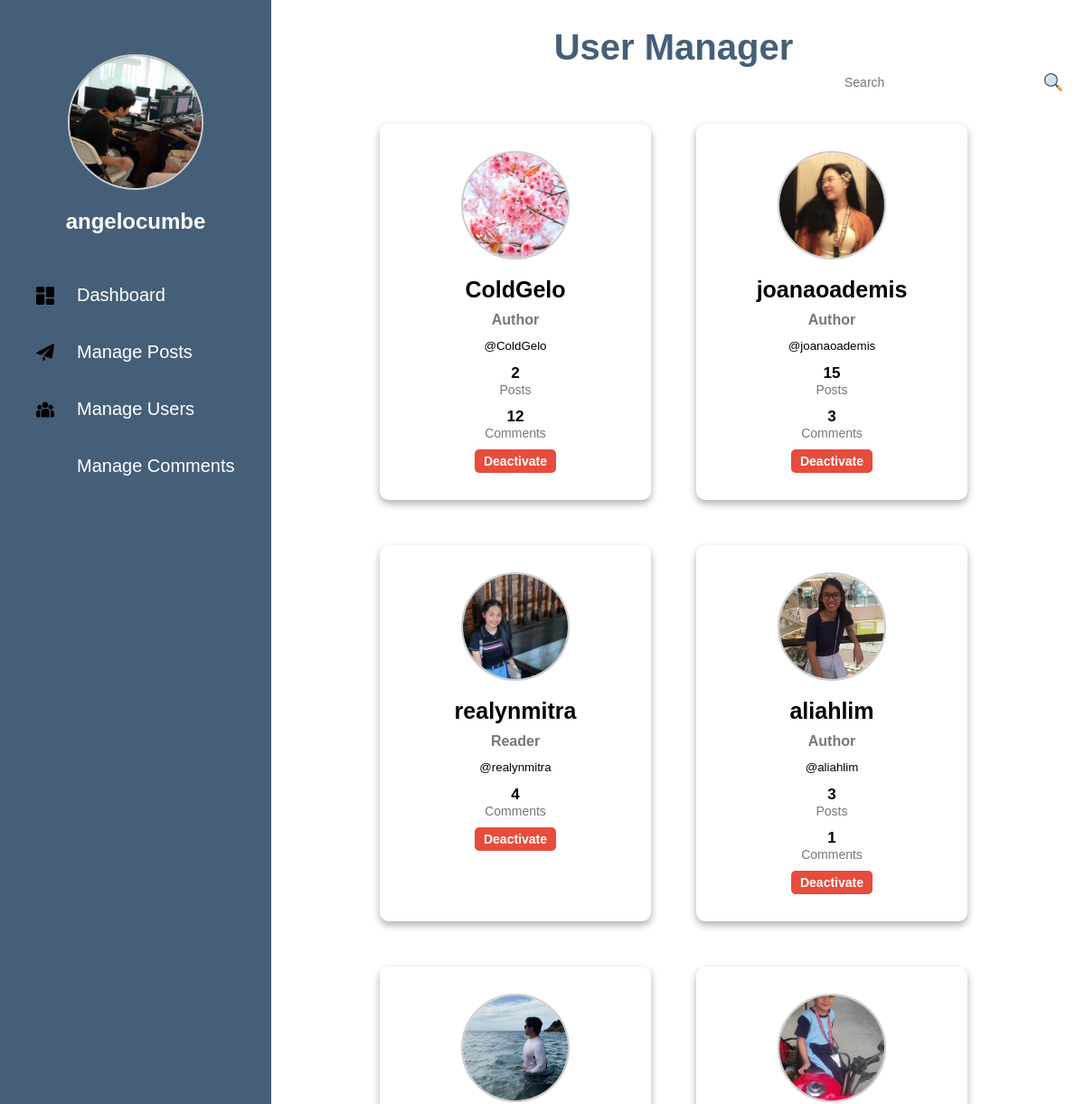
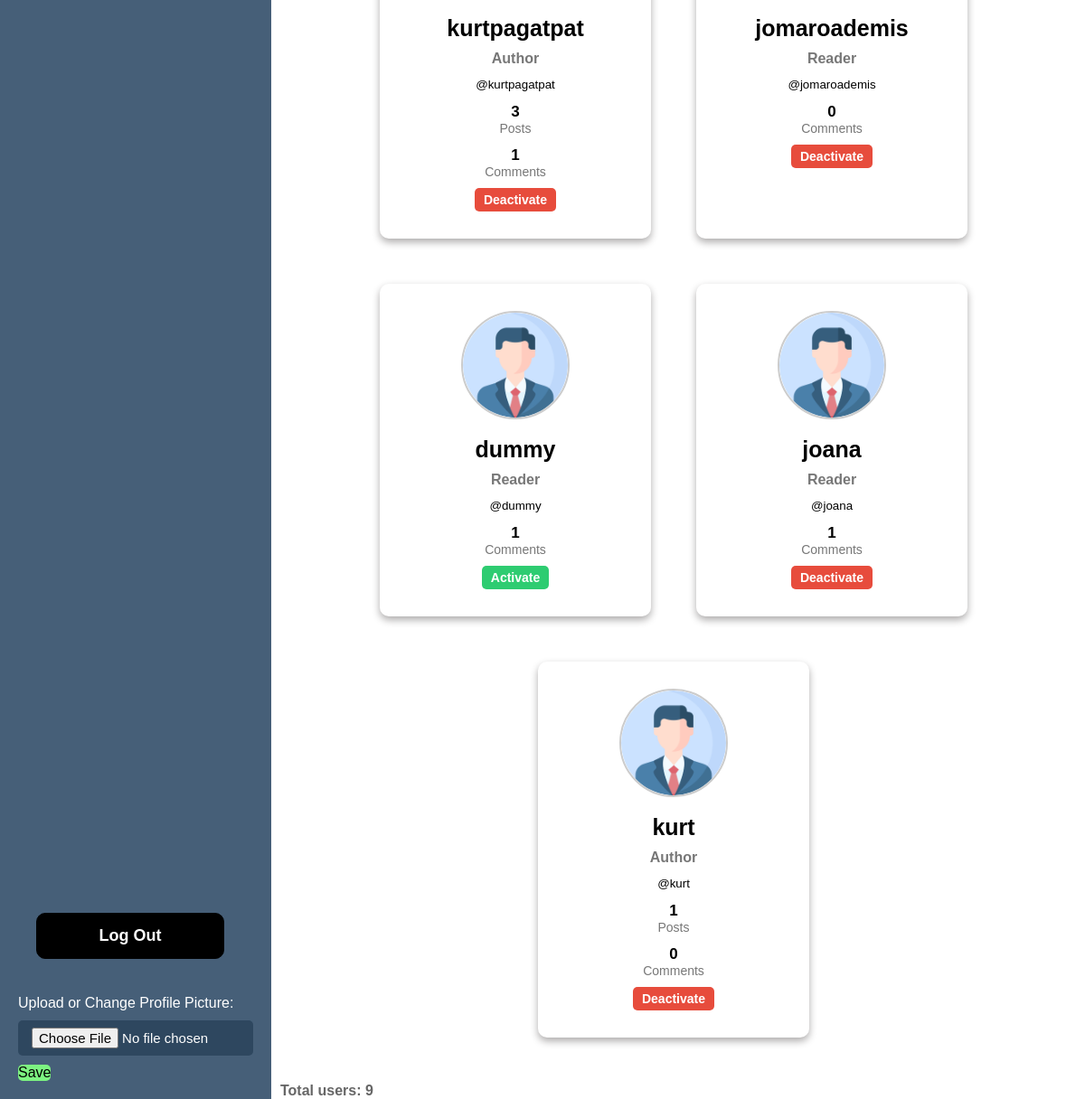
The page /Admin/users.php (signed in) on the database its author committed (2 pictures, top to bottom).
### tables this page shows
CREATE TABLE `users` (
  `id` int(11) NOT NULL,
  `username` varchar(30) NOT NULL,
  `pass` varchar(255) NOT NULL,
  `email` varchar(100) NOT NULL,
  `created_at` datetime NOT NULL DEFAULT curtime(),
  `role` varchar(50) DEFAULT NULL,
  `gender` enum('male','female','not-specified') DEFAULT NULL,
  `bio` text DEFAULT NULL,
  `profile_picture` varchar(255) DEFAULT NULL,
  `deleted` tinyint(1) DEFAULT 0,
  `status` enum('active','inactive') NOT NULL DEFAULT 'active'
);

### db.php (called while the page is built, shortened)
<?php
require('db.connect.php');
function executeQuery($sql, $data){
    global $conn;
    $stmt = $conn->prepare($sql);
    if (count($data) > 0) {
        $values = array_values($data);
        $types = str_repeat('s', count($values));
        $stmt->bind_param($types, ...$values);
    }
    $stmt->execute();
    return $stmt;
}
function selectOne($table, $conditions = []){
    $sql = "SELECT * FROM $table";
    $i = 0;
    foreach ($conditions as $key => $value){
        if ($i === 0){
            $sql = $sql . " WHERE $key = ?";
        } else {
            $sql = $sql . " AND $key = ?";
        }
        $i++;
    }
    $sql = $sql . " LIMIT 1";
    $stmt = executeQuery($sql, $conditions);
    $records = $stmt->get_result()->fetch_all(MYSQLI_ASSOC);
    return !empty($records) ? $records[0] : [];
}
function users() {
    global $conn;
    $sql = "SELECT u.*,
                   (SELECT COUNT(*) FROM post WHERE users_id = u.id) AS post_count,
                   (SELECT COUNT(*) FROM comments WHERE users_id = u.id) AS comment_count
            FROM users u
            WHERE u.status = 'active'";
    $result = $conn->query($sql);
    return $result->fetch_all(MYSQLI_ASSOC);
}
function role($role) {
    $role = strtolower($role);
    return in_array($role, ['admin', 'author']) ? $role : 'reader';
}
?>

### Admin/users.php (the view, shortened to what this page needs)
<?php
include ('../db.connect.php');
include ('../db.php');
$users = users();
$users = array_filter($users, function($user) {
    return isset($user['role']) && ($user['role'] === 'author' || $user['role'] === 'reader');
});
?>
<!DOCTYPE html>
<html lang="en">
<head>
    <link rel="stylesheet" href="user.css">
</head>
<body>
    <?php include("header.php") ?>
    <div class="container">
        <h1>User Manager</h1>
        <div class="s-main">
            <img class="s-image" src="image/search.png" alt="">
            <input class="s-box" type="text" placeholder="Search">
        </div>
        <div class="users">
            <?php if (empty($users)): ?>
                <div class="no-users">No users found in the database.</div>
            <?php else: ?>
                <?php foreach ($users as $user): ?>
                    <div class="box-user">
                        <div id="<?= role($user['role']) ?>">
                            <?php if (!empty($user['profile_picture'])): ?>
                                <img src="../profiles/<?php echo htmlspecialchars($user['profile_picture']); ?>" alt="Profile Picture">
                            <?php else: ?>
                                <img src="image/profile.png" alt="Default Profile">
                            <?php endif; ?>
                            <h3><?= htmlspecialchars($user['username']) ?></h3>
                            <h2 id="role"><?= htmlspecialchars(ucfirst($user['role'] ?? 'Reader')) ?></h2>
                            <div class="user-info">
                                <small>@<?= htmlspecialchars($user['username']) ?></small>
                            </div>
                            <?php if ($user['role'] !== 'reader' && $user['role']  !== 'admin'): ?>
                                <div class="count">
                                    <p class="value"><?= $user['post_count'] ?></p>
                                    <p class="label">Posts</p>
                                </div>
                            <?php endif; ?>
                            <?php if ($user['role'] !== 'admin'): ?>
                                <div class="count">
                                    <p class="value"><?= $user['comment_count'] ?></p>
                                    <p class="label">Comments</p>
                                </div>
                            <?php endif; ?>
                            <form method="POST" class="delete-form" onsubmit="return confirm('Change user status?');">
                                <button type="submit" name="toggle" class="user-toggle"
                                    style="background-color: <?= $user['deleted'] ? '#2ecc71' : '#e74c3c' ?>;">
                                    <?= $user['deleted'] ? 'Activate' : 'Deactivate' ?>
                                </button>
                        </form>
                        </div>
                    </div>
                <?php endforeach; ?>
            <?php endif; ?>
        </div>
        <?php if (!empty($users)): ?>
            <p class="total-users">
                Total users: <?= count($users) ?>
            </p>
        <?php endif; ?>
    </div>
</body>
</html>

### Admin/header.php (shortened to what this page needs)
<?php
require_once ('../db.connect.php');
require_once ('../db.php');
$profile_pic_path = 'image/profile.png';
$display_name = '';
if (isset($_SESSION['user_id'])) {
        $user = selectOne('users', ['id' => $_SESSION['user_id']]);
        if ($user && !empty($user['profile_picture'])) {
            $profile_pic_path = '../profiles/' . $user['profile_picture'];
        }
        $display_name = $user['display_name'] ?? $user['username'] ?? '';
}
?>
<!DOCTYPE html>
<html lang="en">
<head>
    <link rel="stylesheet" href="header.css">
</head>
<body>
    <nav>
        <img class="image-display"
             src="<?= htmlspecialchars($profile_pic_path) ?>?v=<?= time() ?>"
             alt="Profile Picture"
             title="<?= htmlspecialchars($display_name) ?>"
             onerror="this.src='image/profile.png'">
        <h2 class="name"><?= htmlspecialchars($display_name ?: 'Guest') ?></h2>
        <ul class="links">
            <li><img src="image/dashboard.png" alt=""><a href="dashboard.php">Dashboard</a></li>
            <li><img src="image/paper-plane.png" alt=""><a href="posts.php">Manage Posts</a></li>
            <li><img src="image/group.png" alt=""><a href="users.php">Manage Users</a></li>
            <li><img src="image/chat.png" alt=""><a href="comments.php">Manage Comments</a></li>
        </ul>
        <button class="btn" onclick="window.location.href='logout.php'">
            <b>Log Out</b>
        </button>
        <form method="POST" enctype="multipart/form-data">
            <div class="profile">
                <label class="up">Upload or Change Profile Picture:</label>
                <input type="file" class="upload" name="profile-picture" accept="image/*" >
            </div>
            <div class="dub">
                <button type="submit" class="save">Save</button>
            </div>
        </form>
    </nav>
</body>
</html>

### Admin/user.css (style rules this page uses)
.container { margin-left: 290px; background: white; padding: 0 20px; }
h1 { text-align: center; width: 100%; font-size: 40px; color: #465F78; padding-top: 30px; }
.s-main { position: relative; display: flex; justify-content: flex-end; align-items: center; }
.s-image { width: 25px; position: absolute; padding-right: 5px; color: #666; }
.s-box { width: 30%; padding: 8px 15px 8px 15px; border-radius: 10px; border: none; font-size: 14px; }
.users { margin-top: 30px; display: flex; flex-wrap: wrap; gap: 50px; justify-content: center; }
.box-user { background-color: white; border-radius: 10px; box-shadow: 0 4px 8px 0 rgb(174, 172, 172); padding: 30px; width: 300px; height: auto; flex-direction: column; position: relative; text-align: center; }
.box-user img { width: 120px; height: 120px; border-radius: 50%; object-fit: cover; border: 2px solid #ccc; }
.box-user h3 { color: black; font-size: 25px; margin-top: 15px; }
.box-user #role { color: #777; font-size: 16px; margin-top: 10px; margin-bottom: 10px; }
.box-user .count { text-align: center; width: 100%; display: inline; justify-content: space-around; margin-bottom: 15px; }
.box-user .count .value { margin-top: 12px; font-size: 17px; font-weight: bold; }
.box-user .count .label { font-size: 14px; color: #777; }
.box-user button { margin-top: 10px; padding: 5px 10px; border: none; border-radius: 5px; font-size: 14px; cursor: pointer; }
.total-users { margin-top: 50px; color: #666; font-weight: bold; }
.user-toggle { color: white; font-weight: bold; }

### Admin/header.css (style rules this page uses)
* { margin: 0; padding: 0; box-sizing: border-box; font-family: 'Poppins', sans-serif; }
body { position: relative; overflow-x: hidden; }
nav { position: fixed; background: #465F78; width: 300px; height: 100%; display: flex; padding: 20px; flex-direction: column; transition: transform 0.3s ease; z-index: 100; }
h2 { color: #ffffff; margin-bottom: -30px; margin-top: 5px; }
.image-display { align-items: center; margin: 40px auto 0; width: 150px; height: 150px; border-radius: 50%; object-fit: cover; border: 2px solid #ccc; display: block; }
nav .name { height: 60px; margin-bottom: 10px; display: flex; align-items: center; justify-content: center; }
nav li { margin-top: 30px; display: flex; align-items: center; margin-bottom: 40px; padding-left: 20px; text-decoration: none; color: #fff; font-size: 24px; }
nav li a { text-decoration: none; display: block; color: #fff; font-size: 20px; }
nav li img { margin-right: 25px; vertical-align: middle; width: 20px; }
nav .btn { background-color: black; color: white; font-weight: bolder; border: 1px solid black; padding: 14px 16px; width: 80%; border-radius: 10px; font-size: 18px; cursor: pointer; margin-top: auto; margin-left: 20px; margin-bottom: 40px; }
.upload { color: white; }
.profile input { margin-top: 10px; margin-bottom: 10px; }
.dub button { background-color: none; margin: 0; padding: 0; font-size: 16px; }
.save { background-color: #7df381; color: black; border: none; border-radius: 5px; cursor: pointer; transition: background-color 0.3s ease; }
.up { color: white; }
.upload { display: inline-block; background-color: #233e54b0; color: white; padding: 8px 15px; border-radius: 5px; cursor: pointer; font-size: 15px; margin-bottom: 10px; width: 100%; }

### rows shown on the page
users: profile_picture (picture), username "angelocumbe"
users: profile_picture (picture), username "ColdGelo", role "Author", post_count "2", comment_count "12", deleted "Deactivate"
users: profile_picture (picture), username "joanaoademis", role "Author", post_count "15", comment_count "3", deleted "Deactivate"
users: profile_picture (picture), username "realynmitra", role "Reader", comment_count "4", deleted "Deactivate"
users: profile_picture (picture), username "aliahlim", role "Author", post_count "3", comment_count "1", deleted "Deactivate"
users: profile_picture (picture), username "kurtpagatpat", role "Author", post_count "3", comment_count "1", deleted "Deactivate"
users: profile_picture (picture), username "jomaroademis", role "Reader", comment_count "0", deleted "Deactivate"
users: username "dummy", role "Reader", comment_count "1", deleted "Activate"
users: username "joana", role "Reader", comment_count "1", deleted "Deactivate"
users: username "kurt", role "Author", post_count "1", comment_count "0", deleted "Deactivate"

### other values the page prints
count($users) "9"
